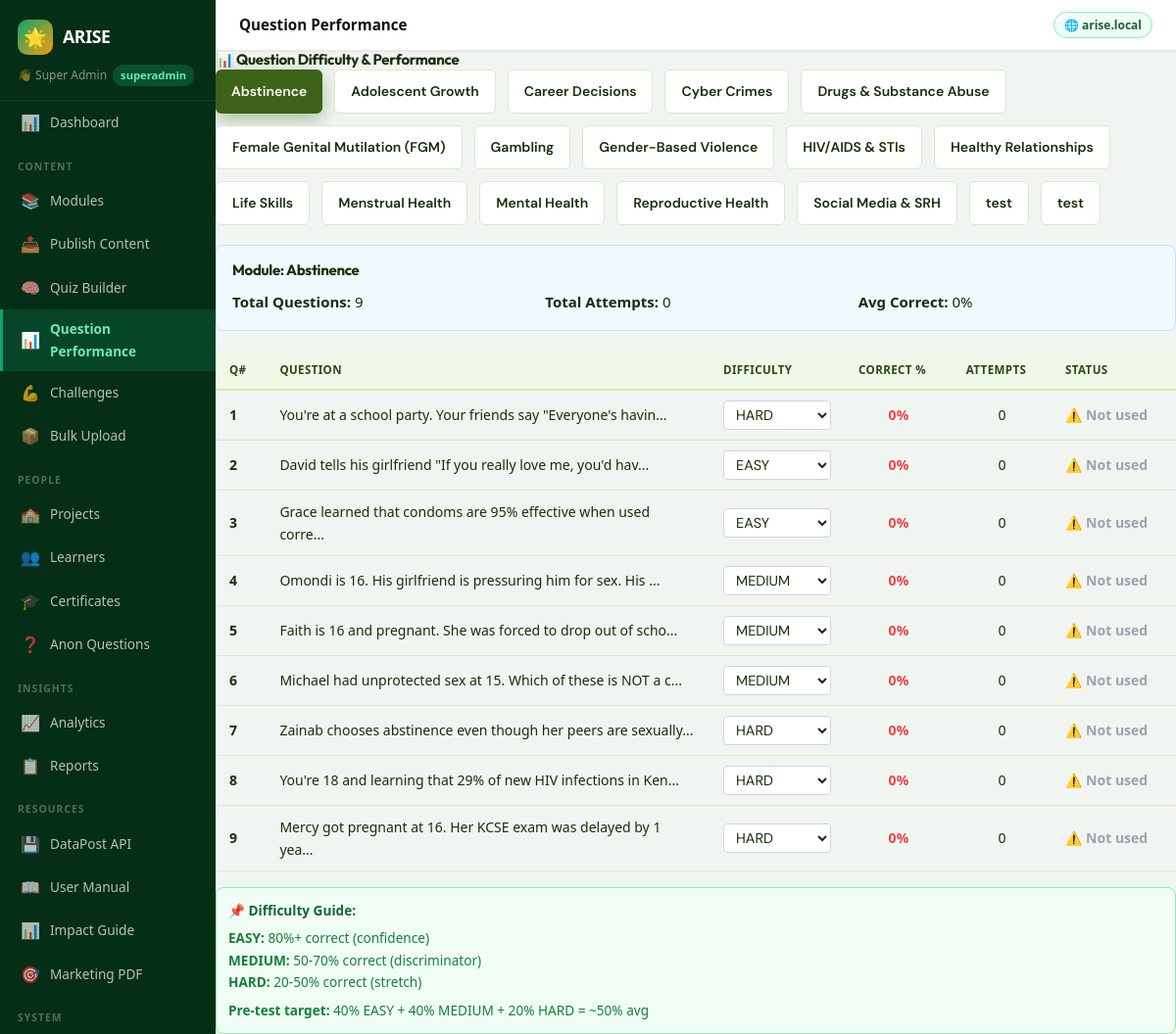
The page /admin/dashboard?p=admin_question_difficulty (signed in) on the database its author committed.
### tables this page shows
CREATE TABLE modules (
    id INTEGER PRIMARY KEY AUTOINCREMENT,
    title TEXT NOT NULL,
    slug TEXT UNIQUE NOT NULL,
    description TEXT,
    icon TEXT DEFAULT '📚',
    sort_order INTEGER DEFAULT 0,
    is_active INTEGER DEFAULT 1,
    created_by INTEGER,
    created_at DATETIME DEFAULT CURRENT_TIMESTAMP
, thumbnail TEXT, content_warning TEXT, school_id TEXT);

CREATE TABLE quiz_questions (
    id INTEGER PRIMARY KEY AUTOINCREMENT,
    module_id INTEGER NOT NULL,
    question_type TEXT DEFAULT 'mcq',
    question TEXT NOT NULL,
    option_a TEXT,
    option_b TEXT,
    option_c TEXT,
    option_d TEXT,
    correct_option TEXT,
    explanation TEXT,
    essay_hint TEXT,
    min_words INTEGER DEFAULT 0,
    max_marks INTEGER DEFAULT 1,
    sort_order INTEGER DEFAULT 0, competency TEXT, difficulty TEXT DEFAULT 'MEDIUM', is_published INTEGER DEFAULT 0,
    FOREIGN KEY (module_id) REFERENCES modules(id)
);

### includes/config.php (called while the page is built, shortened)
<?php
function db(): SQLite3 {
    static $db = null;
    if ($db === null) {
        $db = new SQLite3(DB_PATH);
        $db->enableExceptions(true);
        $db->exec('PRAGMA journal_mode=WAL');
        $db->exec('PRAGMA foreign_keys=ON');
    }
    return $db;
}
function e(string $str): string {
    return htmlspecialchars($str, ENT_QUOTES, 'UTF-8');
}

### admin/pages/admin_question_difficulty.php (the view, shortened to what this page needs)
<?php
$modules = [];
$res = db()->query("SELECT id, title, slug FROM modules WHERE is_active=1 ORDER BY title");
while ($r = $res->fetchArray(SQLITE3_ASSOC)) $modules[] = $r;
$module = null;
if (!$module && $modules) {
    $module = $modules[0];
}
?>
<h4>📊 Question Difficulty & Performance</h4>
<div style="margin-bottom:20px;display:flex;gap:12px;flex-wrap:wrap">
    <?php foreach ($modules as $m): ?>
      <a href="?p=admin_question_difficulty&module=<?=e($m['slug'])?>"
         class="btn <?= ($module && $module['id']==$m['id']) ? 'btn-primary' : 'btn-secondary' ?>"
         style="padding:10px 16px;border-radius:6px;font-weight:600;text-decoration:none;">
        <?=e($m['title'])?>
      </a>
    <?php endforeach; ?>
</div>
<?php if ($module): ?>
    <?php
    $questions = [];
    $res = db()->query("
      SELECT
        qq.id, qq.question, qq.difficulty, qq.option_a, qq.option_b, qq.option_c, qq.option_d,
        COUNT(qa.id) as total_attempts,
        SUM(CASE WHEN qa.is_correct=1 THEN 1 ELSE 0 END) as correct_count,
        ROUND(100.0 * SUM(CASE WHEN qa.is_correct=1 THEN 1 ELSE 0 END) / NULLIF(COUNT(qa.id), 0), 1) as correct_pct
      FROM quiz_questions qq
      LEFT JOIN quiz_answers qa ON qa.question_id = qq.id
      WHERE qq.module_id = ".intval($module['id'])."
      GROUP BY qq.id
      ORDER BY qq.id
    ");
    while ($r = $res->fetchArray(SQLITE3_ASSOC)) $questions[] = $r;
    ?>
    <div style="background:#f0f9ff;border:1px solid #bae6fd;border-radius:8px;padding:16px;margin-bottom:20px">
      <h4 style="margin:0 0 10px 0">Module: <?=e($module['title'])?></h4>
      <div style="display:grid;grid-template-columns:repeat(auto-fit,minmax(150px,1fr));gap:12px">
        <div><strong>Total Questions:</strong> <?=count($questions)?></div>
        <div><strong>Total Attempts:</strong> <?=array_sum(array_column($questions, 'total_attempts'))?></div>
        <div><strong>Avg Correct:</strong> <?=round(array_sum(array_column($questions, 'correct_pct')) / max(1, count($questions)), 1)?>%</div>
      </div>
    </div>
    <div style="overflow-x:auto">
      <table class="arise-table" style="width:100%">
        <thead>
          <tr>
            <th>Q#</th>
            <th>Question</th>
            <th>Difficulty</th>
            <th>Correct %</th>
            <th>Attempts</th>
            <th>Status</th>
          </tr>
        </thead>
        <tbody>
          <?php foreach ($questions as $i => $q):
            $pct = $q['correct_pct'] ?? 0;
            $attempts = intval($q['total_attempts']);
            $status = '';
            $statusColor = '#6b7280';
            if ($attempts === 0) {
              $status = '⚠️ Not used';
              $statusColor = '#9ca3af';
            } elseif ($pct >= 90) {
              $status = '🟢 Too easy';
              $statusColor = '#10b981';
            } elseif ($pct <= 20) {
              $status = '🔴 Too hard';
              $statusColor = '#ef4444';
            } elseif ($pct >= 50 && $pct <= 70) {
              $status = '✅ Good';
              $statusColor = '#059669';
            }
          ?>
          <tr>
            <td><strong><?=$i+1?></strong></td>
            <td style="max-width:400px"><?=e(substr($q['question'], 0, 60))?>...</td>
            <td>
              <select class="difficulty-select" data-qid="<?=$q['id']?>" style="padding:4px 8px;border:1px solid #d1d5db;border-radius:4px;">
                <option value="EASY" <?=($q['difficulty']==='EASY')?'selected':''?>>EASY</option>
                <option value="MEDIUM" <?=($q['difficulty']==='MEDIUM')?'selected':''?>>MEDIUM</option>
                <option value="HARD" <?=($q['difficulty']==='HARD')?'selected':''?>>HARD</option>
              </select>
            </td>
            <td style="text-align:center"><strong style="color:<?= $pct >= 70 ? '#10b981' : ($pct <= 30 ? '#ef4444' : '#f59e0b') ?>"><?=$pct?>%</strong></td>
            <td style="text-align:center"><?=$attempts?></td>
            <td style="color:<?=$statusColor?>;font-weight:600"><?=$status?></td>
          </tr>
          <?php endforeach; ?>
        </tbody>
      </table>
    </div>
    <div style="background:#f0fdf4;border:1px solid #86efac;border-radius:8px;padding:12px;margin-top:16px;font-size:.85rem">
      <strong style="color:#166534">📌 Difficulty Guide:</strong>
      <div style="color:#15803d;margin-top:6px">
        <div><strong>EASY:</strong> 80%+ correct (confidence)</div>
        <div><strong>MEDIUM:</strong> 50-70% correct (discriminator)</div>
        <div><strong>HARD:</strong> 20-50% correct (stretch)</div>
        <div style="margin-top:6px"><strong>Pre-test target:</strong> 40% EASY + 40% MEDIUM + 20% HARD = ~50% avg</div>
      </div>
    </div>
<?php else: ?>
    <div class="alert alert-info">No modules found.</div>
<?php endif; ?>

### rows shown on the page
modules: title "Abstinence"
modules: title "Adolescent Growth"
modules: title "Career Decisions"
modules: title "Cyber Crimes"
modules: title "Drugs & Substance Abuse"
modules: title "Female Genital Mutilation (FGM)"
modules: title "Gambling"
modules: title "Gender-Based Violence"
modules: title "HIV/AIDS & STIs"
modules: title "Healthy Relationships"
modules: title "Life Skills"
modules: title "Menstrual Health"
modules: title "Mental Health"
modules: title "Reproductive Health"
modules: title "Social Media & SRH"
modules: title "test"
modules: title "test"
quiz_questions: question "You're at a school party. Your friends say \"Everyone's havin", difficulty+id "HARD", pct "0", attempts "0", status "⚠️ Not used"
quiz_questions: question "David tells his girlfriend \"If you really love me, you'd hav", difficulty+id "EASY", pct "0", attempts "0", status "⚠️ Not used"
quiz_questions: question "Grace learned that condoms are 95% effective when used corre", difficulty+id "EASY", pct "0", attempts "0", status "⚠️ Not used"
quiz_questions: question "Omondi is 16. His girlfriend is pressuring him for sex. His", difficulty+id "MEDIUM", pct "0", attempts "0", status "⚠️ Not used"
quiz_questions: question "Faith is 16 and pregnant. She was forced to drop out of scho", difficulty+id "MEDIUM", pct "0", attempts "0", status "⚠️ Not used"
quiz_questions: question "Michael had unprotected sex at 15. Which of these is NOT a c", difficulty+id "MEDIUM", pct "0", attempts "0", status "⚠️ Not used"
quiz_questions: question "Zainab chooses abstinence even though her peers are sexually", difficulty+id "HARD", pct "0", attempts "0", status "⚠️ Not used"
quiz_questions: question "You're 18 and learning that 29% of new HIV infections in Ken", difficulty+id "HARD", pct "0", attempts "0", status "⚠️ Not used"
quiz_questions: question "Mercy got pregnant at 16. Her KCSE exam was delayed by 1 yea", difficulty+id "HARD", pct "0", attempts "0", status "⚠️ Not used"

### other values the page prints
$adminName "Super Admin"
$adminRole ?: 'admin' "superadmin"
$n['icon'] "📊"
$n['label'] "Dashboard"
$groupLabel "CONTENT"
$n['icon'] "📚"
$n['label'] "Modules"
$n['icon'] "📤"
$n['label'] "Publish Content"
$n['icon'] "🧠"
$n['label'] "Quiz Builder"
$n['label'] "Question Performance"
$n['icon'] "💪"
$n['label'] "Challenges"
$n['icon'] "📦"
